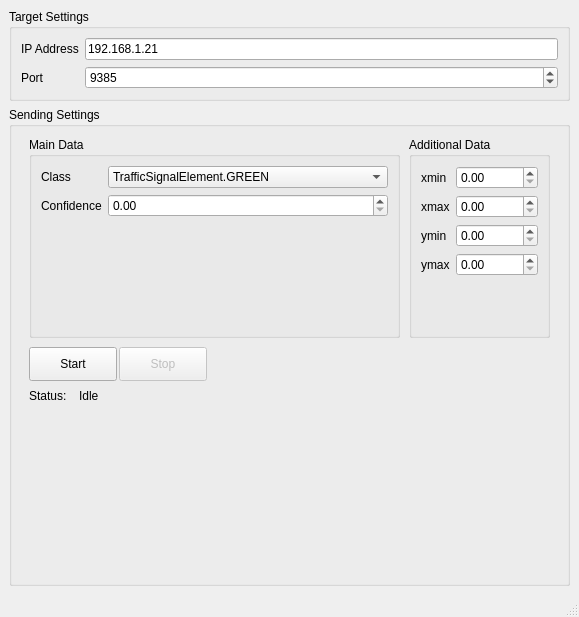
<?xml version="1.0" encoding="UTF-8"?>
<ui version="4.0">
 <class>MainWindow</class>
 <widget class="QMainWindow" name="MainWindow">
  <property name="geometry">
   <rect>
    <x>0</x>
    <y>0</y>
    <width>579</width>
    <height>617</height>
   </rect>
  </property>
  <property name="windowTitle">
   <string>Traffic Signal Publisher</string>
  </property>
  <widget class="QWidget" name="centralwidget">
   <layout class="QVBoxLayout" name="verticalLayout">
    <item>
     <widget class="QGroupBox" name="groupBox">
      <property name="sizePolicy">
       <sizepolicy hsizetype="Preferred" vsizetype="Maximum">
        <horstretch>0</horstretch>
        <verstretch>0</verstretch>
       </sizepolicy>
      </property>
      <property name="title">
       <string>Target Settings</string>
      </property>
      <layout class="QFormLayout" name="formLayout">
       <item row="0" column="0">
        <widget class="QLabel" name="label">
         <property name="text">
          <string>IP Address</string>
         </property>
        </widget>
       </item>
       <item row="0" column="1">
        <widget class="QLineEdit" name="targetIpBox">
         <property name="text">
          <string>192.168.1.21</string>
         </property>
        </widget>
       </item>
       <item row="1" column="0">
        <widget class="QLabel" name="label_2">
         <property name="text">
          <string>Port</string>
         </property>
        </widget>
       </item>
       <item row="1" column="1">
        <widget class="QSpinBox" name="targetPortBox">
         <property name="maximum">
          <number>65565</number>
         </property>
         <property name="value">
          <number>9385</number>
         </property>
        </widget>
       </item>
      </layout>
     </widget>
    </item>
    <item>
     <widget class="QGroupBox" name="groupBox_2">
      <property name="sizePolicy">
       <sizepolicy hsizetype="Preferred" vsizetype="Minimum">
        <horstretch>0</horstretch>
        <verstretch>0</verstretch>
       </sizepolicy>
      </property>
      <property name="title">
       <string>Sending Settings</string>
      </property>
      <widget class="QGroupBox" name="groupBox_3">
       <property name="geometry">
        <rect>
         <x>20</x>
         <y>30</y>
         <width>371</width>
         <height>201</height>
        </rect>
       </property>
       <property name="sizePolicy">
        <sizepolicy hsizetype="Preferred" vsizetype="Maximum">
         <horstretch>0</horstretch>
         <verstretch>0</verstretch>
        </sizepolicy>
       </property>
       <property name="title">
        <string>Main Data</string>
       </property>
       <layout class="QFormLayout" name="formLayout_2">
        <item row="0" column="1">
         <widget class="QComboBox" name="classBox">
          <property name="sizePolicy">
           <sizepolicy hsizetype="Expanding" vsizetype="Fixed">
            <horstretch>0</horstretch>
            <verstretch>0</verstretch>
           </sizepolicy>
          </property>
          <item>
           <property name="text">
            <string>TrafficSignalElement.GREEN</string>
           </property>
          </item>
          <item>
           <property name="text">
            <string>TrafficSignalElement.AMBER</string>
           </property>
          </item>
          <item>
           <property name="text">
            <string>TrafficSignalElement.RED</string>
           </property>
          </item>
          <item>
           <property name="text">
            <string>TrafficSignalElement.RIGHT_ARROW</string>
           </property>
          </item>
          <item>
           <property name="text">
            <string>TrafficSignalElement.UP_ARROW</string>
           </property>
          </item>
          <item>
           <property name="text">
            <string>TrafficSignalElement.LEFT_ARROW</string>
           </property>
          </item>
          <item>
           <property name="text">
            <string>TrafficSignalElement.UP_LEFT_ARROW</string>
           </property>
          </item>
         </widget>
        </item>
        <item row="0" column="0">
         <widget class="QLabel" name="label_3">
          <property name="text">
           <string>Class</string>
          </property>
         </widget>
        </item>
        <item row="1" column="1">
         <widget class="QDoubleSpinBox" name="confidenceBox">
          <property name="minimum">
           <double>0.000000000000000</double>
          </property>
          <property name="maximum">
           <double>1.000000000000000</double>
          </property>
          <property name="singleStep">
           <double>0.100000000000000</double>
          </property>
         </widget>
        </item>
        <item row="1" column="0">
         <widget class="QLabel" name="label_5">
          <property name="text">
           <string>Confidence</string>
          </property>
         </widget>
        </item>
       </layout>
      </widget>
      <widget class="QGroupBox" name="groupBox_4">
       <property name="geometry">
        <rect>
         <x>400</x>
         <y>30</y>
         <width>141</width>
         <height>201</height>
        </rect>
       </property>
       <property name="title">
        <string>Additional Data</string>
       </property>
       <layout class="QFormLayout" name="formLayout_3">
        <item row="0" column="0">
         <widget class="QLabel" name="label_6">
          <property name="text">
           <string>xmin</string>
          </property>
         </widget>
        </item>
        <item row="0" column="1">
         <widget class="QDoubleSpinBox" name="xminBox">
          <property name="maximum">
           <double>1.000000000000000</double>
          </property>
          <property name="singleStep">
           <double>0.100000000000000</double>
          </property>
         </widget>
        </item>
        <item row="1" column="0">
         <widget class="QLabel" name="label_7">
          <property name="text">
           <string>xmax</string>
          </property>
         </widget>
        </item>
        <item row="1" column="1">
         <widget class="QDoubleSpinBox" name="xmaxBox">
          <property name="maximum">
           <double>1.000000000000000</double>
          </property>
          <property name="singleStep">
           <double>0.100000000000000</double>
          </property>
         </widget>
        </item>
        <item row="3" column="1">
         <widget class="QDoubleSpinBox" name="ymaxBox">
          <property name="maximum">
           <double>1.000000000000000</double>
          </property>
          <property name="singleStep">
           <double>0.100000000000000</double>
          </property>
         </widget>
        </item>
        <item row="2" column="1">
         <widget class="QDoubleSpinBox" name="yminBox">
          <property name="maximum">
           <double>1.000000000000000</double>
          </property>
          <property name="singleStep">
           <double>0.100000000000000</double>
          </property>
         </widget>
        </item>
        <item row="2" column="0">
         <widget class="QLabel" name="label_8">
          <property name="text">
           <string>ymin</string>
          </property>
         </widget>
        </item>
        <item row="3" column="0">
         <widget class="QLabel" name="label_9">
          <property name="text">
           <string>ymax</string>
          </property>
         </widget>
        </item>
       </layout>
      </widget>
      <widget class="QPushButton" name="startBtn">
       <property name="geometry">
        <rect>
         <x>20</x>
         <y>240</y>
         <width>88</width>
         <height>34</height>
        </rect>
       </property>
       <property name="text">
        <string>Start</string>
       </property>
      </widget>
      <widget class="QPushButton" name="stopBtn">
       <property name="enabled">
        <bool>false</bool>
       </property>
       <property name="geometry">
        <rect>
         <x>110</x>
         <y>240</y>
         <width>88</width>
         <height>34</height>
        </rect>
       </property>
       <property name="text">
        <string>Stop</string>
       </property>
      </widget>
      <widget class="QLabel" name="label_10">
       <property name="geometry">
        <rect>
         <x>20</x>
         <y>280</y>
         <width>57</width>
         <height>18</height>
        </rect>
       </property>
       <property name="text">
        <string>Status:</string>
       </property>
      </widget>
      <widget class="QLabel" name="statusLabel">
       <property name="geometry">
        <rect>
         <x>70</x>
         <y>280</y>
         <width>481</width>
         <height>18</height>
        </rect>
       </property>
       <property name="sizePolicy">
        <sizepolicy hsizetype="Expanding" vsizetype="Preferred">
         <horstretch>0</horstretch>
         <verstretch>0</verstretch>
        </sizepolicy>
       </property>
       <property name="text">
        <string>Idle</string>
       </property>
      </widget>
     </widget>
    </item>
   </layout>
  </widget>
  <widget class="QMenuBar" name="menubar">
   <property name="geometry">
    <rect>
     <x>0</x>
     <y>0</y>
     <width>579</width>
     <height>30</height>
    </rect>
   </property>
  </widget>
  <widget class="QStatusBar" name="statusbar"/>
 </widget>
 <resources/>
 <connections/>
</ui>
